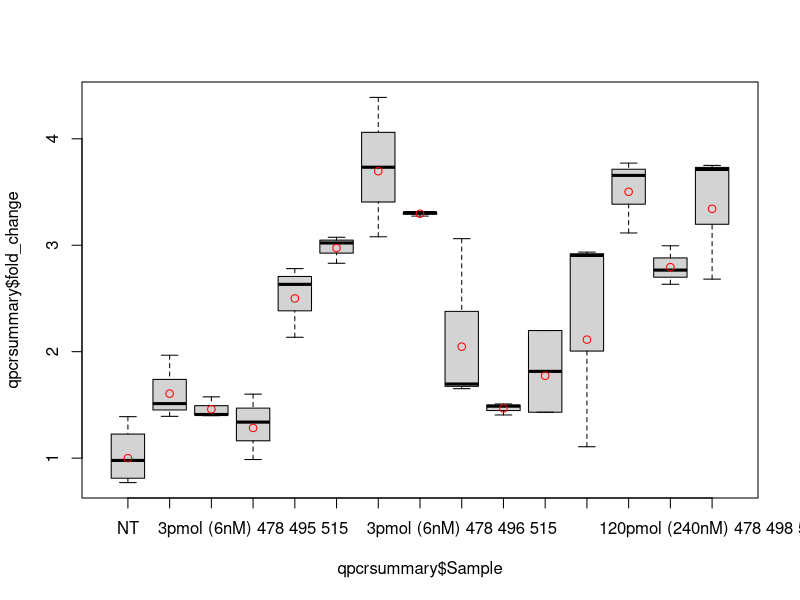
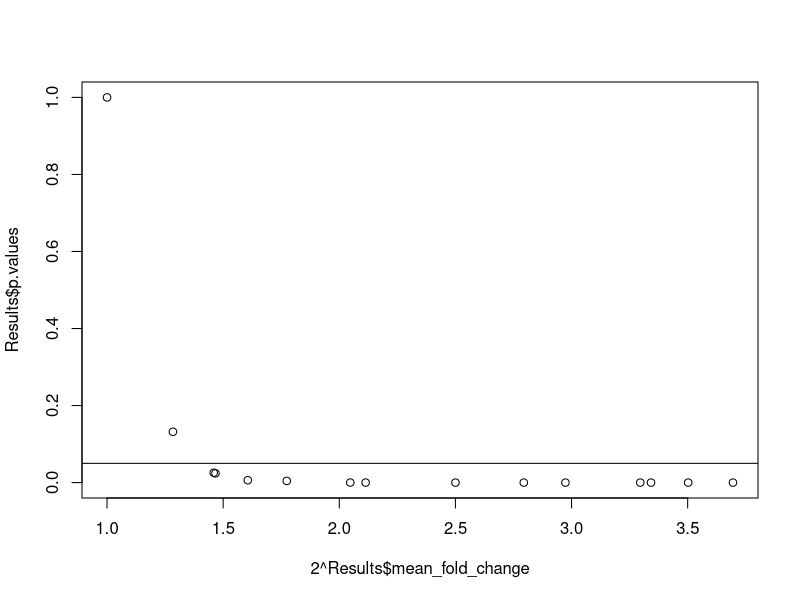

These charts were generated, in order, by the following R code: (Note: this script raises an error after producing the figures.)
## ---- chunk 1
qpcr<-data.frame(read.csv("../Book1.csv", stringsAsFactors = FALSE))
qpcrMeta<-read.csv("../book1.metadata.csv", stringsAsFactors = FALSE)
## ---- chunk 2
qpcr<-unlist(matrix(qpcr))[!is.na(qpcr)] # making it a matrix first gets rid of the sample names and stuff
qpcrsummary<-data.frame(qpcrMeta,fold_change = qpcr)
## ---- chunk 3
tx<-unique(qpcrsummary$Sample)
tx<-factor(tx, levels = tx)
qpcrsummary$Sample<-factor(qpcrsummary$Sample, levels =tx) ## this was important for setting the order of lm x
mm<-model.matrix(~qpcrsummary$Sample)
## ---- chunk 4
qlm<-lm(log2(fold_change) ~ qpcrsummary$Sample, data = qpcrsummary)
## ---- chunk 5
pval<-coef(summary(qlm))[tx,4]
Results<-data.frame(tx = tx, mean_fold_change = coef(qlm), p.values = pval)
plot(qpcrsummary$fold_change ~ qpcrsummary$Sample)
points(2^Results$mean_fold_change, col = "red")
plot(2^Results$mean_fold_change, Results$p.values)
abline(h=0.05)
ggplot(Results, aes(y=2^mean_fold_change, x=-log10(p.values))) + geom_point(aes(color= tx)) + geom_vline(xintercept = -log10(0.05)) + geom_text(aes(label=ifelse(p.values>0.05,as.character(tx),'')),hjust=0,vjust=0)
## ---- chunk 6
a1<-aov(log2(fold_change) ~ qpcrsummary$Sample, data = qpcrsummary)
a1Tukey<-TukeyHSD(a1)
a1pval<-a1Tukey$`qpcrsummary$Sample`[,"p adj"]
siga1<-a1pval[which(a1pval<0.05)]
a1summary<-data.frame(comparisons = names(siga1), Tukey_pvals = siga1)
view(a1summary)
## ---- chunk 7
vs.NT<-grep("-NT",rownames(a1Tukey$`qpcrsummary$Sample` ))
vNT<-a1Tukey$`qpcrsummary$Sample`[vs.NT,"p adj"]
# add anova pvals to 'Results'
Results$Tukey.pvals= c(0.1,as.vector(unlist(vNT)))
# compare pvalues lm vs. anova-Tukey
ggplot(Results, aes(y=-log10(Results$p.values), x=-log10(Results$Tukey.pvals))) + geom_point(aes(color= tx)) + geom_vline(xintercept = -log10(0.05), col = "red") + geom_hline(yintercept = -log10(0.05), col = "green")+ geom_text(aes(label=ifelse(Tukey.pvals>0.05,as.character(tx),'')),hjust=0,vjust=1, jitter = TRUE)
## ---- chunk 8
ggplot(Results[-1,], aes(y=2^mean_fold_change, x=-log10(Tukey.pvals))) + geom_point(aes(color= tx)) + geom_vline(xintercept = -log10(0.05)) +geom_text(aes(label=ifelse(Tukey.pvals>0.05,as.character(tx),'')),hjust=0,vjust=0) +xlab("Tukey P.values") + ylab("CFTR fold change")
#### variation
ggplot() + geom_boxplot( aes(y=qpcrsummary$fold_change, x=qpcrsummary$Sample, color=qpcrsummary$Sample))  + theme(axis.text.x = element_text(angle = 45, hjust = 1)) +xlab("Treatments") + ylab("CFTR fold change") +
  geom_text(aes(x = c(1:15), y = 2^Results$mean_fold_change+sd(2^Results$mean_fold_change),label=
                  ifelse(Results$Tukey.pvals<0.001,"***",
                         ifelse(Results$Tukey.pvals<0.01,"**",
                                ifelse(Results$Tukey.pvals<0.05,"*",'')
       )
)) 
)
## ---- chunk 9
install.packages("ggsinif")
library(ggsignif)

